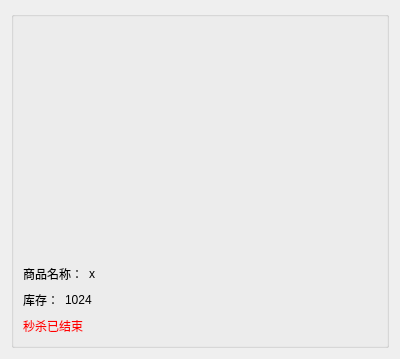
<?xml version="1.0" encoding="UTF-8"?>
<ui version="4.0">
 <class>ProductInfoWidget</class>
 <widget class="QWidget" name="ProductInfoWidget">
  <property name="geometry">
   <rect>
    <x>0</x>
    <y>0</y>
    <width>400</width>
    <height>359</height>
   </rect>
  </property>
  <property name="windowTitle">
   <string>Form</string>
  </property>
  <layout class="QHBoxLayout" name="horizontalLayout">
   <item>
    <widget class="QGroupBox" name="groupBox">
     <property name="title">
      <string/>
     </property>
     <layout class="QHBoxLayout" name="horizontalLayout_5">
      <item>
       <layout class="QVBoxLayout" name="verticalLayout_2" stretch="1,0">
        <item>
         <widget class="QWidget" name="widget" native="true">
          <property name="minimumSize">
           <size>
            <width>0</width>
            <height>200</height>
           </size>
          </property>
         </widget>
        </item>
        <item>
         <layout class="QVBoxLayout" name="verticalLayout">
          <item>
           <layout class="QHBoxLayout" name="horizontalLayout_2">
            <item>
             <widget class="QLabel" name="label">
              <property name="text">
               <string>商品名称：</string>
              </property>
             </widget>
            </item>
            <item>
             <widget class="QLabel" name="labelName">
              <property name="text">
               <string>x</string>
              </property>
             </widget>
            </item>
            <item>
             <spacer name="horizontalSpacer">
              <property name="orientation">
               <enum>Qt::Horizontal</enum>
              </property>
              <property name="sizeHint" stdset="0">
               <size>
                <width>40</width>
                <height>20</height>
               </size>
              </property>
             </spacer>
            </item>
           </layout>
          </item>
          <item>
           <layout class="QHBoxLayout" name="horizontalLayout_3">
            <item>
             <widget class="QLabel" name="label_3">
              <property name="text">
               <string>库存：</string>
              </property>
             </widget>
            </item>
            <item>
             <widget class="QLabel" name="labelStockAmount">
              <property name="text">
               <string>1024</string>
              </property>
             </widget>
            </item>
            <item>
             <spacer name="horizontalSpacer_2">
              <property name="orientation">
               <enum>Qt::Horizontal</enum>
              </property>
              <property name="sizeHint" stdset="0">
               <size>
                <width>40</width>
                <height>20</height>
               </size>
              </property>
             </spacer>
            </item>
           </layout>
          </item>
          <item>
           <layout class="QHBoxLayout" name="horizontalLayout_4">
            <item>
             <widget class="QLabel" name="labelStatus">
              <property name="styleSheet">
               <string notr="true">color: red;</string>
              </property>
              <property name="text">
               <string>秒杀已结束</string>
              </property>
             </widget>
            </item>
            <item>
             <spacer name="horizontalSpacer_3">
              <property name="orientation">
               <enum>Qt::Horizontal</enum>
              </property>
              <property name="sizeHint" stdset="0">
               <size>
                <width>40</width>
                <height>20</height>
               </size>
              </property>
             </spacer>
            </item>
           </layout>
          </item>
         </layout>
        </item>
       </layout>
      </item>
     </layout>
    </widget>
   </item>
  </layout>
 </widget>
 <resources/>
 <connections/>
</ui>
